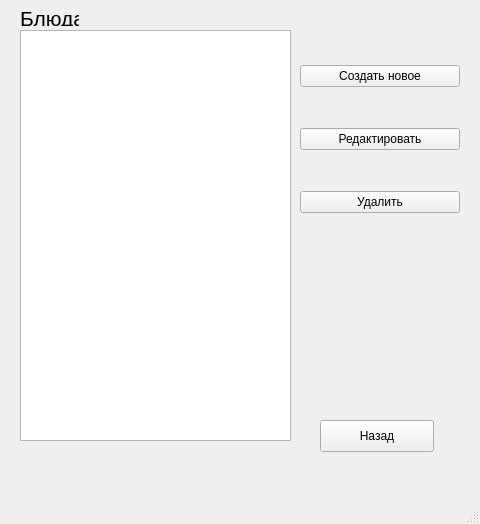
<?xml version="1.0" encoding="UTF-8"?>
<ui version="4.0">
 <class>setup_window</class>
 <widget class="QMainWindow" name="setup_window">
  <property name="geometry">
   <rect>
    <x>0</x>
    <y>0</y>
    <width>480</width>
    <height>524</height>
   </rect>
  </property>
  <property name="windowTitle">
   <string>Справочник блюд</string>
  </property>
  <widget class="QWidget" name="centralwidget">
   <widget class="QLabel" name="label">
    <property name="geometry">
     <rect>
      <x>20</x>
      <y>10</y>
      <width>59</width>
      <height>16</height>
     </rect>
    </property>
    <property name="font">
     <font>
      <pointsize>16</pointsize>
     </font>
    </property>
    <property name="text">
     <string>Блюда</string>
    </property>
   </widget>
   <widget class="QWidget" name="verticalLayoutWidget">
    <property name="geometry">
     <rect>
      <x>300</x>
      <y>30</y>
      <width>160</width>
      <height>221</height>
     </rect>
    </property>
    <layout class="QVBoxLayout" name="verticalLayout">
     <item>
      <widget class="QPushButton" name="create_button">
       <property name="text">
        <string>Создать новое</string>
       </property>
      </widget>
     </item>
     <item>
      <widget class="QPushButton" name="edit_button">
       <property name="text">
        <string>Редактировать</string>
       </property>
      </widget>
     </item>
     <item>
      <widget class="QPushButton" name="delete_button">
       <property name="text">
        <string>Удалить</string>
       </property>
      </widget>
     </item>
    </layout>
   </widget>
   <widget class="QPushButton" name="backtomenu_button">
    <property name="geometry">
     <rect>
      <x>320</x>
      <y>420</y>
      <width>114</width>
      <height>32</height>
     </rect>
    </property>
    <property name="text">
     <string>Назад</string>
    </property>
   </widget>
   <widget class="QListWidget" name="dish_list">
    <property name="geometry">
     <rect>
      <x>20</x>
      <y>30</y>
      <width>271</width>
      <height>411</height>
     </rect>
    </property>
   </widget>
  </widget>
  <widget class="QMenuBar" name="menubar">
   <property name="geometry">
    <rect>
     <x>0</x>
     <y>0</y>
     <width>480</width>
     <height>22</height>
    </rect>
   </property>
  </widget>
  <widget class="QStatusBar" name="statusbar"/>
 </widget>
 <resources/>
 <connections/>
</ui>
